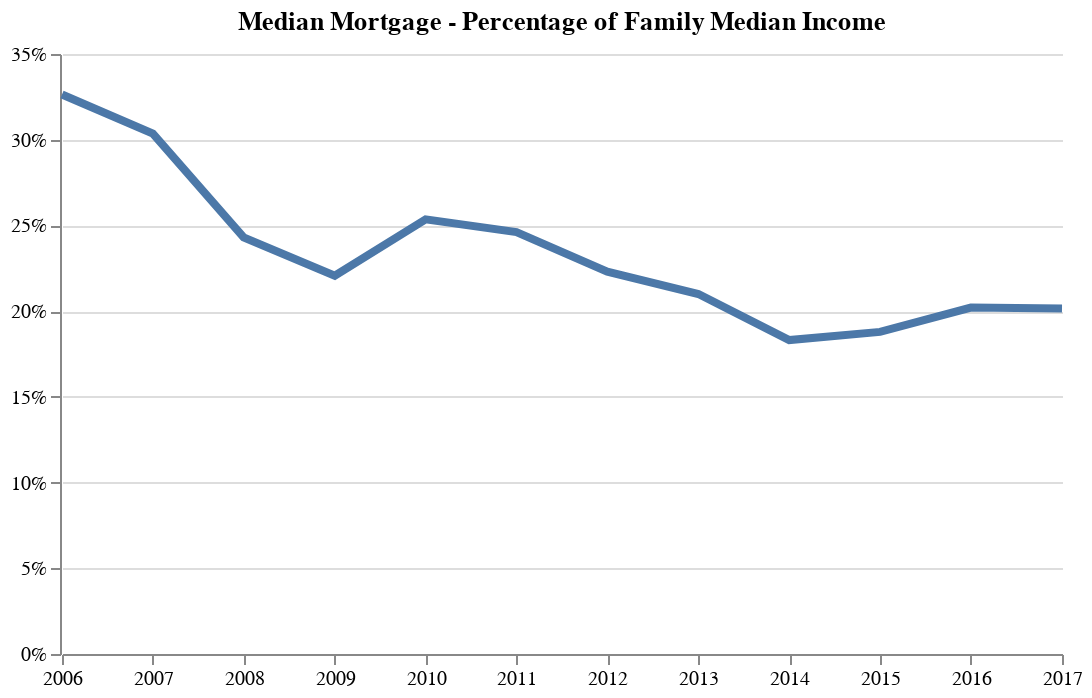

Here is the notebook cell this chart was saved with:
### Code cell
#Plotting data via Altair

alt.Chart(fam_inc_mort).mark_line(strokeWidth=4).encode(
    x=alt.X('Year', 
            axis=alt.Axis(grid=False, labelFlush=False), 
            title=None), 
    y=alt.Y('Ratio', 
            axis=alt.Axis(offset=1, format='%'), 
            title=None)
).configure_view(
    strokeWidth=0
).properties(
title='Median Mortgage - Percentage of Family Median Income', width=500)

### Figure 1 — Vega-Lite specification as saved in the notebook (floating-point values rounded to 4 significant figures)
{"$schema": "https://vega.github.io/schema/vega-lite/v2.6.0.json", "config": {"view": {"height": 300, "strokeWidth": 0, "width": 400}}, "data": {"name": "data-f39268acf3443d3445a0d30beda5e34b"}, "datasets": {"data-f39268acf3443d3445a0d30beda5e34b": [{"Fam_Income": 8433.0, "Mortgage": 1700, "Ratio": 0.2016, "Year": "2017-01-01T00:00:00"}, {"Fam_Income": 7917.0, "Mortgage": 1600, "Ratio": 0.2021, "Year": "2016-01-01T00:00:00"}, {"Fam_Income": 7983.0, "Mortgage": 1500, "Ratio": 0.1879, "Year": "2015-01-01T00:00:00"}, {"Fam_Income": 8192.0, "Mortgage": 1500, "Ratio": 0.1831, "Year": "2014-01-01T00:00:00"}, {"Fam_Income": 6667.0, "Mortgage": 1400, "Ratio": 0.21, "Year": "2013-01-01T00:00:00"}, {"Fam_Income": 6725, "Mortgage": 1500, "Ratio": 0.223, "Year": "2012-01-01T00:00:00"}, {"Fam_Income": 6500, "Mortgage": 1600, "Ratio": 0.2462, "Year": "2011-01-01T00:00:00"}, {"Fam_Income": 5917.0, "Mortgage": 1500, "Ratio": 0.2535, "Year": "2010-01-01T00:00:00"}, {"Fam_Income": 7250, "Mortgage": 1600, "Ratio": 0.2207, "Year": "2009-01-01T00:00:00"}, {"Fam_Income": 6583.0, "Mortgage": 1600, "Ratio": 0.243, "Year": "2008-01-01T00:00:00"}, {"Fam_Income": 5930, "Mortgage": 1800, "Ratio": 0.3035, "Year": "2007-01-01T00:00:00"}, {"Fam_Income": 5208.0, "Mortgage": 1700, "Ratio": 0.3264, "Year": "2006-01-01T00:00:00"}]}, "encoding": {"x": {"axis": {"grid": false, "labelFlush": false}, "field": "Year", "title": null, "type": "temporal"}, "y": {"axis": {"format": "%", "offset": 1}, "field": "Ratio", "title": null, "type": "quantitative"}}, "mark": {"strokeWidth": 4, "type": "line"}, "title": "Median Mortgage - Percentage of Family Median Income", "width": 500}
